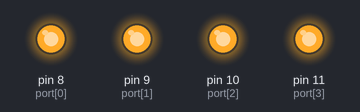
The sketch below on a simulated Arduino Uno, built with avr-gcc and run on an emulated ATmega328P. On the bench: output pins drawn as LEDs (lit = HIGH).

Above: at 0.12 s.
At 2.37 s:
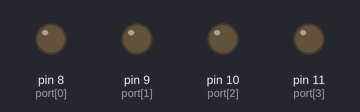
Timing chart, 0 to 3.0 s (numbered marks = the images above):
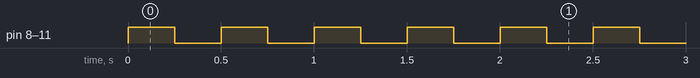

Measured:
- by itself, pin 8 (port[0]), pin 9 (port[1]), pin 10 (port[2]), pin 11 (port[3]): alternates HIGH for 0.25 s and LOW for 0.25 s

The sketch:

024.ino
```cpp
int port[4] = {8,9,10,11};
int sure = 250;

void setup() {
  for(int a = 0;a < 4; a++ ){
  pinMode(port[a],OUTPUT);

  }


}

void loop() {
  for(int i = 0;i < 4;i++){
    digitalWrite(port[i],HIGH);
  }
        delay(sure);
  for(int i = 0;i<4;i++){
    digitalWrite(port[i],LOW);
  }
       delay(sure);
}
```
